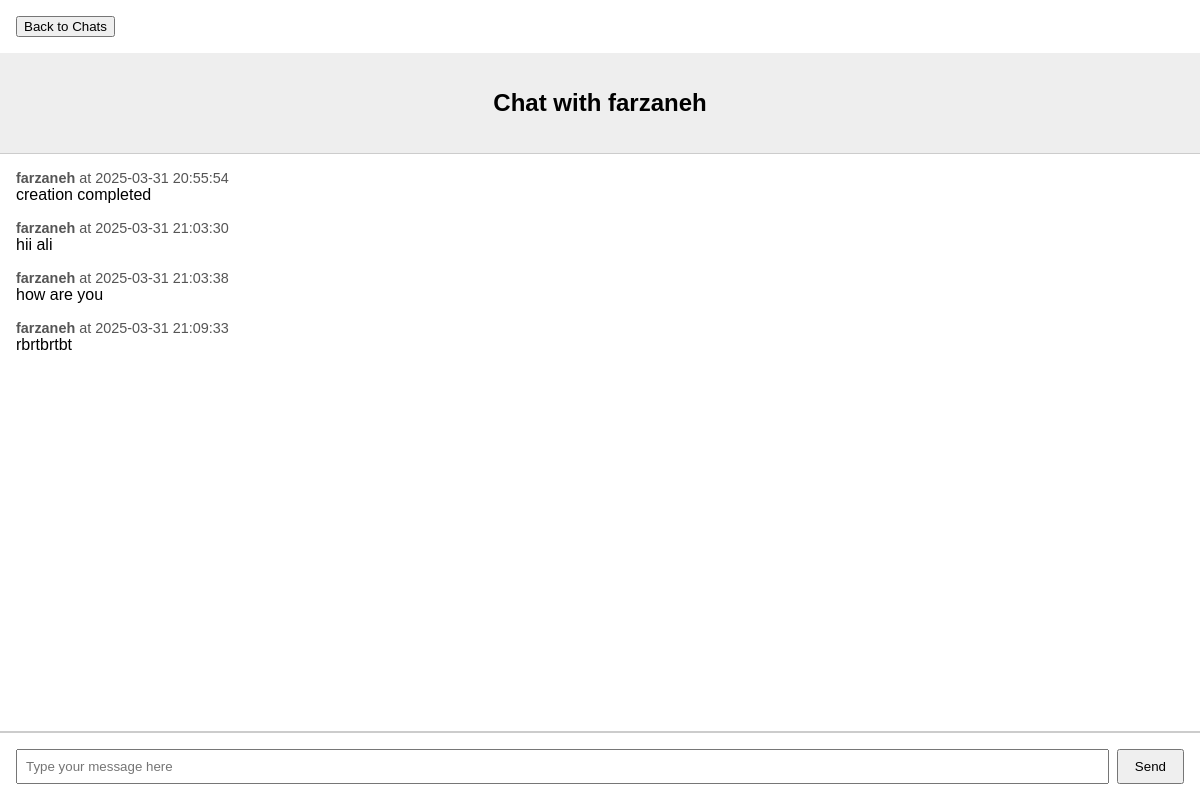
The app's page /chat/1 (signed in) with its own data.
### models.py (models this page shows)
class User(Base):
    __tablename__ = "users"
    id = Column(Integer, primary_key=True, index=True)
    username = Column(String, unique=True, index=True, nullable=False)
    password = Column(String, nullable=False)
    chats = relationship(
        "Chat", secondary=user_chat_association, back_populates="users"
    )

class Message(Base):
    __tablename__ = "messages"
    id = Column(Integer, primary_key=True, index=True)
    chat_id = Column(Integer, ForeignKey("chats.id"), nullable=False)
    sender_id = Column(Integer, ForeignKey("users.id"), nullable=False)
    sent_datetime = Column(DateTime)
    message_time = Column(String)
    text = Column(Text)
    chat = relationship("Chat", back_populates="messages")

### main.py (the view)
@app.get("/chat/{chat_id}")
async def chat_page(
    chat_id: str,
    request: Request,
    token: str = Depends(get_token),
    db: Session = Depends(get_db),
):
    try:
        payload = jwt.decode(token, SECRET_KEY, algorithms=[ALGORITHM])
        user_id: int = payload.get("id")
        if user_id is None:
            raise HTTPException(status_code=401, detail="Invalid token")
    except JWTError:
        raise HTTPException(status_code=401, detail="Invalid token")
    chat = db.query(Chat).filter(Chat.id == chat_id).first()
    if not chat or not any(user.id == user_id for user in chat.users):
        raise HTTPException(status_code=403, detail="Access denied to this chat")
    other_user = next((user for user in chat.users if user.id != user_id), None)
    other_user_name = other_user.username if other_user else "Unknown"
    messages_query = (
        db.query(Message)
        .filter(Message.chat_id == chat_id)
        .order_by(Message.sent_datetime.asc())
        .all()
    )
    message_data = []
    for msg in messages_query:
        sender = db.query(User).filter(User.id == msg.sender_id).first()
        message_data.append(
            {
                "sender": sender.username if sender else "Unknown",
                "sent_datetime": (
                    msg.sent_datetime.strftime("%Y-%m-%d %H:%M:%S")
                    if msg.sent_datetime
                    else ""
                ),
                "text": msg.text,
            }
        )
    return templates.TemplateResponse(
        "chat.html",
        {
            "request": request,
            "chat_id": chat_id,
            "other_user_name": other_user_name,
            "messages": message_data,
        },
    )

### templates/chat.html (shortened to what this page needs)
<!DOCTYPE html>
<html>
  <head>
  </head>
  <body>
    <div class="back-button">
      <form action="/chats" method="get">
        <button type="submit">Back to Chats</button>
      </form>
    </div>
    <div class="chat-header">
      <h2>Chat with {{ other_user_name }}</h2>
    </div>
    <div class="chat-messages">
      {% if messages %}
        {% for msg in messages %}
          <div class="message">
            <div class="meta">
              <strong>{{ msg.sender }}</strong> at {{ msg.sent_datetime }}
            </div>
            <div class="text">
              {{ msg.text }}
            </div>
          </div>
        {% endfor %}
      {% else %}
        <p>No messages yet.</p>
      {% endif %}
    </div>
    <div class="chat-input">
      <form action="/chat/{{ chat_id }}/message" method="post" style="width: 100%; display: flex;">
        <input type="text" name="message" placeholder="Type your message here" required />
        <button type="submit">Send</button>
      </form>
    </div>
  </body>
</html>

### templates/chat.html (style rules this page uses)
body { font-family: Arial, sans-serif; margin: 0; display: flex; flex-direction: column; height: 100vh; }
.chat-header { background: #eee; padding: 1rem; text-align: center; }
.chat-messages { flex: 1; overflow-y: auto; padding: 1rem; border-top: 1px solid #ccc; border-bottom: 1px solid #ccc; }
.message { margin-bottom: 1rem; }
.message .meta { font-size: 0.9em; color: #555; }
.chat-input { display: flex; padding: 1rem; border-top: 1px solid #ccc; }
.chat-input input[type="text"] { flex: 1; padding: 0.5rem; }
.chat-input button { padding: 0.5rem 1rem; margin-left: 0.5rem; }
.back-button { margin: 1rem; }

### records on screen
User: username "farzaneh", sender "farzaneh" "farzaneh" "farzaneh" "farzaneh"
Message: text "creation completed"
Message: text "hii ali"
Message: text "how are you"
Message: text "rbrtbrtbt"

### other values on screen
{{ msg.sent_datetime }} "2025-03-31 20:55:54" "2025-03-31 21:03:30" "2025-03-31 21:03:38" "2025-03-31 21:09:33"
